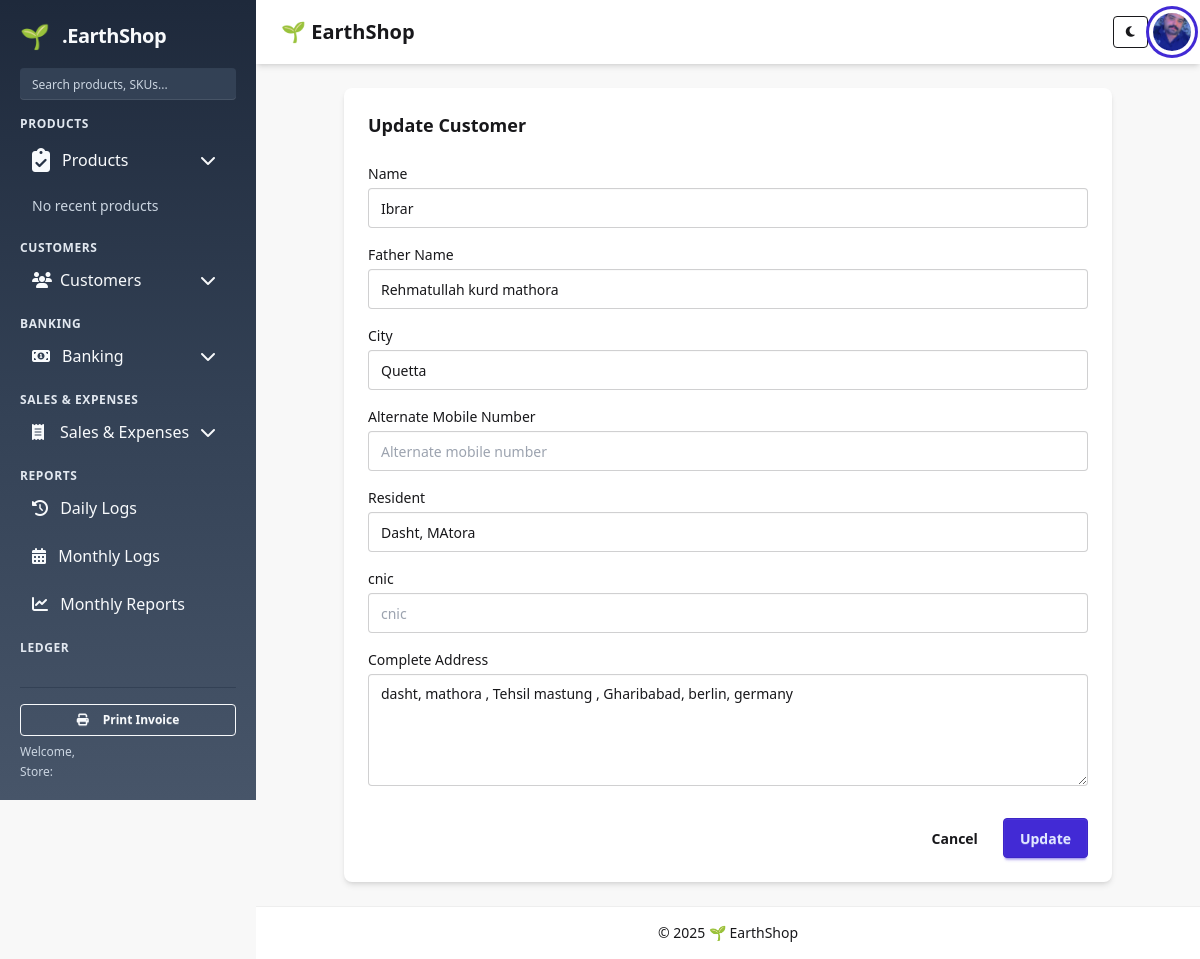
The page /customers/2/update/ on the database its author committed.
### customers/models.py (models this page shows, shortened)
class Customer(models.Model):
    name = models.CharField(max_length=200)
    father_name = models.CharField(max_length=200, null=True, blank=True)
    cnic = models.CharField(max_length=200, null=True, blank=True)
    mobile = models.CharField(max_length=200, null=True, blank=True)
    resident = models.CharField(max_length=200, null=True, blank=True)
    address = models.CharField(max_length=200, null=True, blank=True)
    city = models.CharField(max_length=200, null=True, blank=True)
    date = models.DateField(default=timezone.now, null=True, blank=True)
    created_at = models.DateTimeField(auto_now_add=True, null=True, blank=True)

### customers/views.py (the view)
# urls.py: path("<int:pk>/update/", views.customer_update, name="update"),
def customer_update(request, pk):
    customer = get_object_or_404(Customer, pk=pk)
    if request.method == "POST":
        form = CustomerForm(request.POST, instance=customer)
        if form.is_valid():
            form.save()
            return redirect("customers:list")
    else:
        form = CustomerForm(instance=customer)
    return render(request, "customers/customer_update.html", {"form": form, "customer": customer})

### templates/customers/customer_update.html (shortened to what this page needs)
{% extends "base.html" %}
{% block content %}
<div class="max-w-3xl mx-auto">
  <div class="card bg-base-100 shadow-md">
    <div class="card-body">
      <h1 class="card-title">Update Customer</h1>
      <form method="post" class="space-y-4">
        <div>
          <label class="block mb-1 font-medium">Name</label>
          {{ form.name }}
        </div>
        <div>
          <label class="block mb-1 font-medium">Father Name</label>
          {{ form.father_name }}
        </div>
        <div>
          <label class="block mb-1 font-medium">City</label>
          {{ form.city }}
        </div>
        <div>
          <label class="block mb-1 font-medium">Alternate Mobile Number</label>
          {{ form.alternate_mobile }}
        </div>
        <div>
          <label class="block mb-1 font-medium">Resident</label>
          {{ form.resident }}
        </div>
<div>
          <label class="block mb-1 font-medium">cnic</label>
          {{ form.cnic }}
        </div>
        <div>
          <label class="block mb-1 font-medium">Complete Address</label>
          {{ form.address }}
        </div>
        <div class="flex justify-end gap-2 pt-4">
          <a href="{% url 'customers:list' %}" class="btn btn-ghost">Cancel</a>
          <button type="submit" class="btn btn-primary">Update</button>
        </div>
      </form>
    </div>
  </div>
</div>
{% endblock %}

### rows shown on the page
Customer: name "Ibrar", father_name "Rehmatullah kurd mathora", city "Quetta", resident "Dasht, MAtora", address "dasht, mathora , Tehsil mastung , Gharibabad, berlin, germany"

### other values the page prints
{{ year|default:2025 }} "2025"
